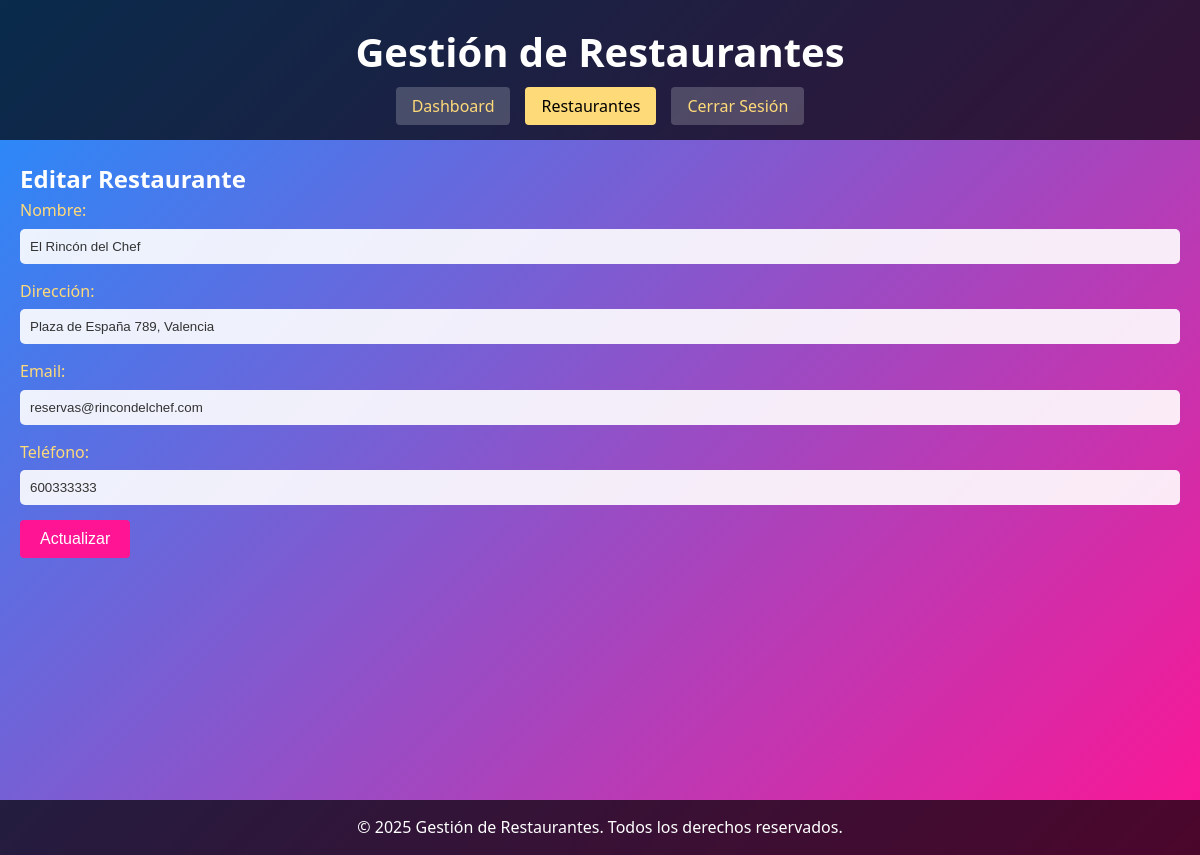
/index.php?page=edit_restaurant&id=3 (signed in), run on the app's committed database.
### tables this page shows
CREATE TABLE "restaurants" (
            id INTEGER PRIMARY KEY AUTOINCREMENT,
            restaurant_name TEXT NOT NULL,
            direction TEXT NOT NULL,
            email TEXT NOT NULL,
            phone TEXT NOT NULL,
            id_reservation INTEGER,
            FOREIGN KEY (id_reservation) REFERENCES reservations(id)
        );

### public/edit_restaurant.php (the view, shortened to what this page needs)
<?php
$db = Database::getInstance()->getConnection();
$id = intval($_GET['id']);
if ($_SERVER['REQUEST_METHOD'] === 'POST') {
    $restaurant_name = trim($_POST['restaurant_name'] ?? '');
    $direction = trim($_POST['direction'] ?? '');
    $email = trim($_POST['email'] ?? '');
    $phone = trim($_POST['phone'] ?? '');
    if (empty($restaurant_name) || empty($direction) || empty($email) || empty($phone)) {
        $error = "Todos los campos son obligatorios.";
    } else {
        $stmt = $db->prepare("UPDATE restaurants SET restaurant_name = :restaurant_name, direction = :direction, email = :email, phone = :phone WHERE id = :id");
        $stmt->execute([
            ':restaurant_name' => $restaurant_name,
            ':direction'       => $direction,
            ':email'           => $email,
            ':phone'           => $phone,
            ':id'              => $id
        ]);
        header("Location: index.php?page=restaurants");
        exit;
    }
} else {
    $stmt = $db->prepare("SELECT * FROM restaurants WHERE id = :id");
    $stmt->execute([':id' => $id]);
    $restaurant = $stmt->fetch(PDO::FETCH_ASSOC);
}
?>
<!DOCTYPE html>
<html lang="es">
<head>
    <link rel="stylesheet" href="css/style.css">
</head>
<body>
   <header>
        <h1><?php echo APP_NAME; ?></h1>
        <nav>
            <ul>
                <li><a href="index.php?page=dashboard">Dashboard</a></li>
                <li><a href="index.php?page=restaurants" class="active">Restaurantes</a></li>
                <li><a href="logout.php">Cerrar Sesión</a></li>
            </ul>
        </nav>
   </header>
   <main>
       <section>
           <h2>Editar Restaurante</h2>
           <form method="post" action="">
               <div class="form-group">
                   <label for="restaurant_name">Nombre:</label>
                   <input type="text" name="restaurant_name" id="restaurant_name" value="<?php echo htmlspecialchars($restaurant['restaurant_name']); ?>" required>
               </div>
               <div class="form-group">
                   <label for="direction">Dirección:</label>
                   <input type="text" name="direction" id="direction" value="<?php echo htmlspecialchars($restaurant['direction']); ?>" required>
               </div>
               <div class="form-group">
                   <label for="email">Email:</label>
                   <input type="email" name="email" id="email" value="<?php echo htmlspecialchars($restaurant['email']); ?>" required>
               </div>
               <div class="form-group">
                   <label for="phone">Teléfono:</label>
                   <input type="text" name="phone" id="phone" value="<?php echo htmlspecialchars($restaurant['phone']); ?>" required>
               </div>
               <div class="form-group">
                   <input type="submit" value="Actualizar">
               </div>
           </form>
       </section>
   </main>
   <footer>
       <p>&copy; <?php echo date("Y"); ?> <?php echo APP_NAME; ?>. Todos los derechos reservados.</p>
   </footer>
</body>
</html>

### public/css/style.css (style rules this page uses)
* { margin: 0; padding: 0; box-sizing: border-box; }
html, body { font-family: 'Segoe UI', Tahoma, Geneva, Verdana, sans-serif; background: linear-gradient(135deg, #1e90ff, #ff1493); color: #fff; line-height: 1.6; }
a { color: #ffda79; text-decoration: none; transition: all 0.3s ease; }
header { background: rgba(0, 0, 0, 0.7); padding: 20px; }
header h1 { font-size: 2.5rem; text-align: center; margin-bottom: 10px; }
nav ul { display: flex; justify-content: center; gap: 15px; list-style: none; }
nav ul li a { padding: 8px 16px; border-radius: 4px; background: rgba(255, 255, 255, 0.2); }
nav ul li a:hover, nav ul li a.active { background: #ffda79; color: #000; }
main { padding: 20px; min-height: calc(100vh - 140px); }
footer { background: rgba(0, 0, 0, 0.7); text-align: center; padding: 15px; position: relative; }
.form-group { margin-bottom: 15px; }
.form-group label { display: block; margin-bottom: 5px; color: #ffda79; }
.form-group input[type="text"], .form-group input[type="email"], .form-group input[type="password"], .form-group textarea, .form-group select { width: 100%; padding: 10px; border: none; border-radius: 5px; background: rgba(255, 255, 255, 0.9); color: #333; }
input[type="submit"], button { background: #ff1493; color: #fff; border: none; padding: 10px 20px; cursor: pointer; border-radius: 4px; font-size: 1rem; transition: all 0.3s ease; }

### data on the page
restaurants: restaurant_name "El Rincón del Chef", direction "Plaza de España 789, Valencia", email "reservas@rincondelchef.com", phone "600333333"

### other printed values
APP_NAME "Gestión de Restaurantes"
